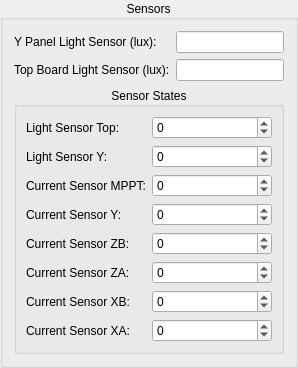
            <widget class="QGroupBox" name="groupBox_7">
             <property name="title">
              <string>Sensors</string>
             </property>
             <property name="alignment">
              <set>Qt::AlignCenter</set>
             </property>
             <layout class="QGridLayout" name="gridLayout_9">
              <item row="1" column="0">
               <widget class="QLabel" name="label_28">
                <property name="text">
                 <string>Top Board Light Sensor (lux):</string>
                </property>
               </widget>
              </item>
              <item row="0" column="0">
               <widget class="QLabel" name="label_27">
                <property name="text">
                 <string>Y Panel Light Sensor (lux):</string>
                </property>
               </widget>
              </item>
              <item row="0" column="1">
               <widget class="QLineEdit" name="SystemInformation_Sensors_YPanelLightSensor_LineEdit"/>
              </item>
              <item row="1" column="1">
               <widget class="QLineEdit" name="SystemInformation_Sensors_TopBoardLightSensor_LineEdit"/>
              </item>
              <item row="2" column="0" colspan="2">
               <widget class="QGroupBox" name="groupBox_11">
                <property name="title">
                 <string>Sensor States</string>
                </property>
                <property name="alignment">
                 <set>Qt::AlignCenter</set>
                </property>
                <layout class="QGridLayout" name="gridLayout_13">
                 <item row="6" column="1">
                  <widget class="QSpinBox" name="SystemInformation_Sensors_CurrentSensorXB_SpinBox">
                   <property name="minimum">
                    <number>-99999</number>
                   </property>
                   <property name="maximum">
                    <number>99999</number>
                   </property>
                  </widget>
                 </item>
                 <item row="4" column="0">
                  <widget class="QLabel" name="label_39">
                   <property name="text">
                    <string>Current Sensor ZB:</string>
                   </property>
                  </widget>
                 </item>
                 <item row="0" column="1">
                  <widget class="QSpinBox" name="SystemInformation_Sensors_LightSensorTop_SpinBox">
                   <property name="minimum">
                    <number>-99999</number>
                   </property>
                   <property name="maximum">
                    <number>99999</number>
                   </property>
                  </widget>
                 </item>
                 <item row="5" column="1">
                  <widget class="QSpinBox" name="SystemInformation_Sensors_CurrentSensorZA_SpinBox">
                   <property name="minimum">
                    <number>-99999</number>
                   </property>
                   <property name="maximum">
                    <number>99999</number>
                   </property>
                  </widget>
                 </item>
                 <item row="3" column="1">
                  <widget class="QSpinBox" name="SystemInformation_Sensors_CurrentSensorY_SpinBox">
                   <property name="minimum">
                    <number>-99999</number>
                   </property>
                   <property name="maximum">
                    <number>99999</number>
                   </property>
                  </widget>
                 </item>
                 <item row="0" column="0">
                  <widget class="QLabel" name="label_35">
                   <property name="text">
                    <string>Light Sensor Top:</string>
                   </property>
                  </widget>
                 </item>
                 <item row="6" column="0">
                  <widget class="QLabel" name="label_41">
                   <property name="text">
                    <string>Current Sensor XB:</string>
                   </property>
                  </widget>
                 </item>
                 <item row="7" column="0">
                  <widget class="QLabel" name="label_42">
                   <property name="text">
                    <string>Current Sensor XA:</string>
                   </property>
                  </widget>
                 </item>
                 <item row="1" column="1">
                  <widget class="QSpinBox" name="SystemInformation_Sensors_LightSensorY_SpinBox">
                   <property name="minimum">
                    <number>-99999</number>
                   </property>
                   <property name="maximum">
                    <number>99999</number>
                   </property>
                  </widget>
                 </item>
                 <item row="4" column="1">
                  <widget class="QSpinBox" name="SystemInformation_Sensors_CurrentSensorZB_SpinBox">
                   <property name="minimum">
                    <number>-99999</number>
                   </property>
                   <property name="maximum">
                    <number>99999</number>
                   </property>
                  </widget>
                 </item>
                 <item row="3" column="0">
                  <widget class="QLabel" name="label_38">
                   <property name="text">
                    <string>Current Sensor Y:</string>
                   </property>
                  </widget>
                 </item>
                 <item row="7" column="1">
                  <widget class="QSpinBox" name="SystemInformation_Sensors_CurrentSensorXA_SpinBox_2">
                   <property name="minimum">
                    <number>-99999</number>
                   </property>
                   <property name="maximum">
                    <number>99999</number>
                   </property>
                  </widget>
                 </item>
                 <item row="5" column="0">
                  <widget class="QLabel" name="label_40">
                   <property name="text">
                    <string>Current Sensor ZA:</string>
                   </property>
                  </widget>
                 </item>
                 <item row="2" column="1">
                  <widget class="QSpinBox" name="SystemInformation_Sensors_CurrentSensorMPPT_SpinBox">
                   <property name="minimum">
                    <number>-99999</number>
                   </property>
                   <property name="maximum">
                    <number>99999</number>
                   </property>
                  </widget>
                 </item>
                 <item row="2" column="0">
                  <widget class="QLabel" name="label_37">
                   <property name="text">
                    <string>Current Sensor MPPT:</string>
                   </property>
                  </widget>
                 </item>
                 <item row="1" column="0">
                  <widget class="QLabel" name="label_36">
                   <property name="text">
                    <string>Light Sensor Y:</string>
                   </property>
                  </widget>
                 </item>
                </layout>
               </widget>
              </item>
             </layout>
            </widget>
